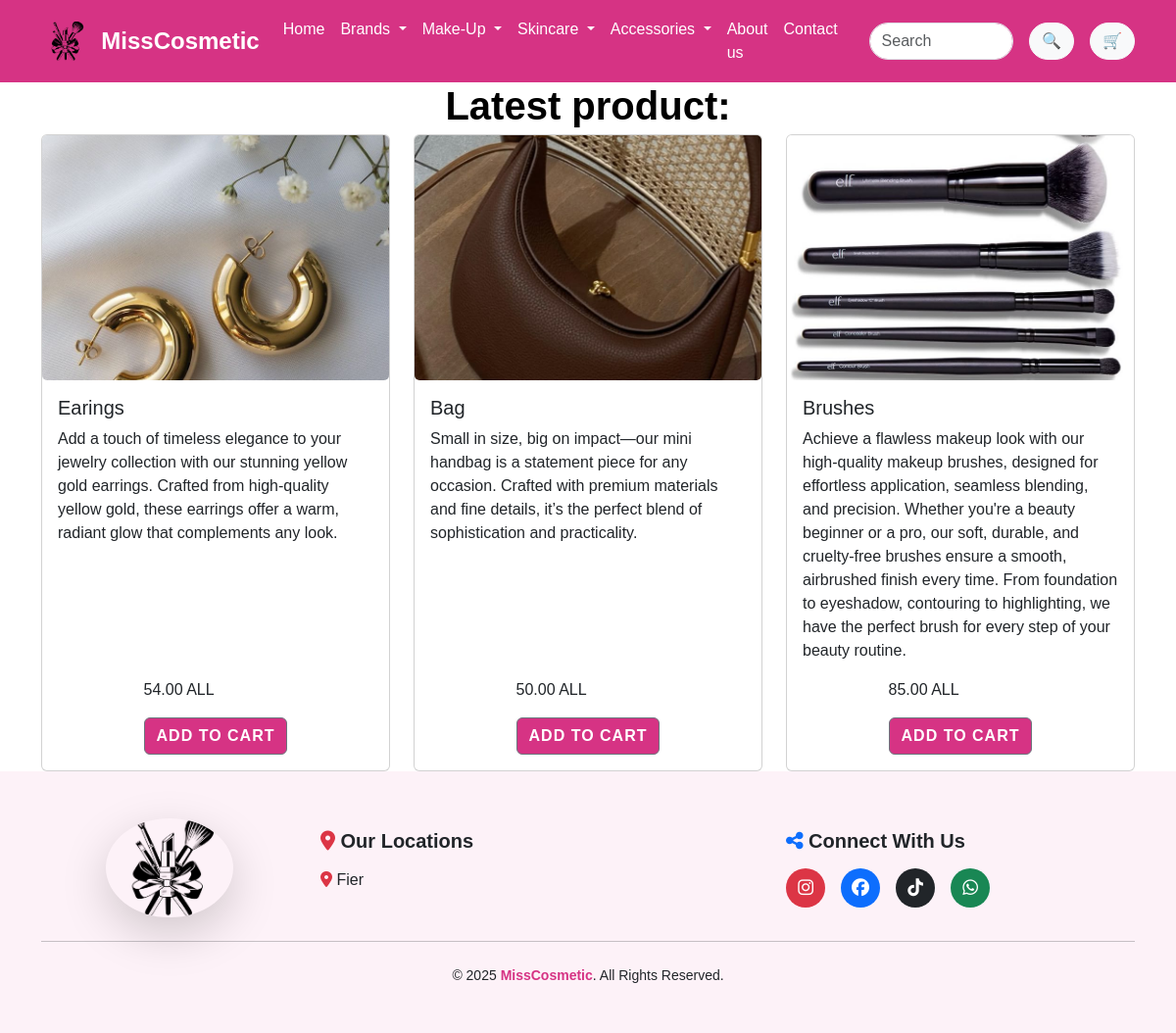
Screenshot of /arrival/1 with the database file from the repository.
### aplication/models.py (models this page shows, shortened)
class Product(models.Model):
    name = models.CharField(max_length=255)
    description = models.TextField(max_length=500, null=True, blank=True)
    actual_price = models.DecimalField(max_digits=10, decimal_places=2)
    original_price = models.DecimalField(max_digits=10, decimal_places=2, null=True, blank=True)
    image = models.ImageField(upload_to='products/')
    arrival = models.ForeignKey(Arrival, on_delete=models.CASCADE, null=True, blank=True)
    marka=models.ForeignKey(Marka,on_delete=models.CASCADE,null=True,blank=True)
    makeup=models.ForeignKey(Makeup,on_delete=models.CASCADE,null=True,blank=True)
    skincare=models.ForeignKey(Skincare,on_delete=models.CASCADE,null=True,blank=True)
    accessor=models.ForeignKey(Accessor,on_delete=models.CASCADE,null=True,blank=True)
    offer=models.ForeignKey(Offer,on_delete=models.CASCADE,null=True,blank=True)
    collection=models.ForeignKey(Collection,on_delete=models.CASCADE,null=True,blank=True)
    is_bestseller = models.BooleanField(default=False)

### aplication/views.py (the view)
# urls.py: path("arrival/<int:id>", views.arrival, name="arrivalpage"),
def arrival(request, id):
    categories = Marka.objects.all()
    cat = Makeup.objects.all()
    cate = Skincare.objects.all()
    categ = Accessor.objects.all()
    arrivals = Arrival.objects.get(pk=id)
    reja = Product.objects.filter(arrival_id=arrivals)
    context = {"arrivals": arrivals, "reja": reja,'categories': categories,
        'cat': cat,
        'cate': cate,
        'categ': categ,}
    return render(request, 'arrival.html', context)

### aplication/templates/arrival.html
<!DOCTYPE html>
{% extends 'index.html' %}
{% load static %}
{% block style %}
<link rel="stylesheet" href="{% static 'css/style.css' %}">
{% endblock %}
{% block content %}
<body>
  {% include 'navbar.html' %}
<div class="container">
  <h1 class="text-center" style="color: black; font-family: 'Arial', sans-serif; font-weight: bold; margin-bottom: 5px;">Latest product:</h1>
    <div class="row">
{% for product in reja %}
        <div class="col-12 col-md-2 col-lg-4 d-flex">
          <div class="card flex-fill">
            <img src="{{product.image.url}}" class="card-img" alt="..." class="img-fluid d-block"  alt="..." style="width: 100%;height: 250px; object-fit: cover;">
            <div class="card-body d-flex flex-column justify-content-between">
              <div>
              <h5 class="card-title">{{product.name}}</h5>
              <p>{{product.description}}</p>
            </div>
            <div>
                <p>{{product.actual_price}} ALL</p>
              <a href="{% url 'add_to_cart' pk=product.pk %}" class="btn btn-secondary w-100" style="background-color: #d63384; color: white; font-weight: 600; text-transform: uppercase; letter-spacing: 1px;text-decoration:none;">Add to Cart</a>
            </div>
            </div>
          </div>
        </div>
        {% endfor %}
    </div>
</div>
</body>
{% endblock %}

### aplication/static/css/style.css (style rules this page uses)
* { margin: 0; padding: 0; box-sizing: border-box; }
body { font-family: 'Arial', sans-serif; margin: 0; overflow-x: hidden; }
.card { position: relative; z-index: 2; }
.card-body { display: flex; flex-direction: column; align-items: center; justify-content: space-between; height: 100%; }
.card-body a { position: relative; z-index: 5; }
.card-body a { transition: background-color 0.3s ease; }

### rows the page displays
Product: image (picture), name "Earings", description "Add a touch of timeless elegance to your jewelry collection with our stunning yellow gold earrings. Crafted from high-quality yellow gold, these earrings offer a warm, radiant glow that complements any look.", actual_price "54.00"
Product: image (picture), name "Bag", description "Small in size, big on impact—our mini handbag is a statement piece for any occasion. Crafted with premium materials and fine details, it’s the perfect blend of sophistication and practicality.", actual_price "50.00"
Product: image (picture), name "Brushes", description "Achieve a flawless makeup look with our high-quality makeup brushes, designed for effortless application, seamless blending, and precision. Whether you're a beauty beginner or a pro, our soft, durable, and cruelty-free brushes ensure a smooth, airbrushed finish every time. From foundation to eyeshadow, contouring to highlighting, we have the perfect brush for every step of your beauty routine.", actual_price "85.00"
